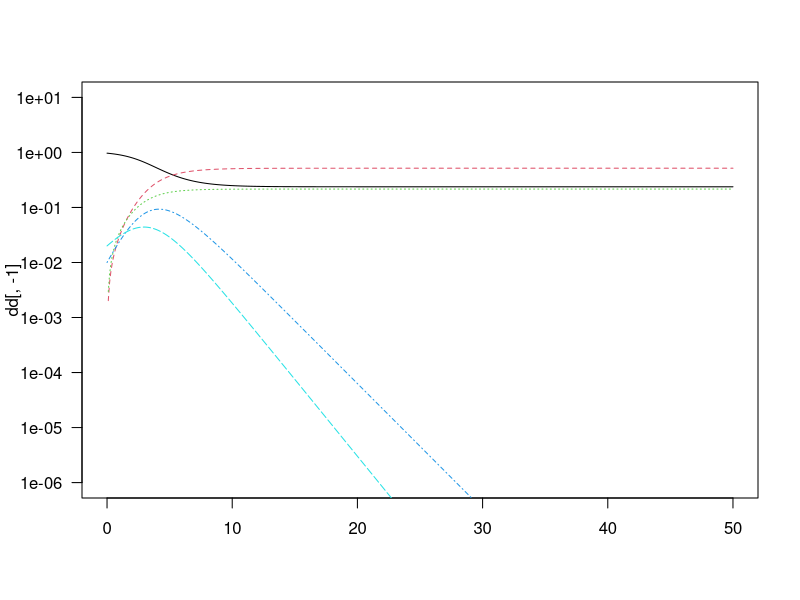

Reproduce this figure in R. (Note: this script raises an error after producing the figure.)
library(deSolve)
library(dplyr)
library(purrr)
library(future)
library(progressr)
library(furrr)
plan(multicore, workers = 8)

## FIXME: use odin, integrate on log scale, etc. ...
## this is probably good enough
sir2 <- function(t, y, parms, ...) {
  with(as.list(c(parms, y)),
       {
         incidence <- S*c(R01*I1, R02*I2)
         list(grad = c(S = -sum(incidence),
                       I1tot = incidence[1],
                       I2tot = incidence[2],
                       I1 = incidence[1] - I1,
                       I2 = incidence[2] - I2))
       })
}

intfun <- function(allparms, last_only = TRUE) {
  with(as.list(allparms), {
    res <- ode(y = c(S = 1 - I10 - I20,
                     I1tot = 0,
                     I2tot = 0,
                     I1 = I10,
                     I2 = I20),
               parms = c(R01 = R01, R02 = R02),
               times = seq(0, 50, by = 0.1),
               func = sir2)
    if (last_only) return(res[nrow(res),])
    res
  })
}

dd <- intfun(list(R01 = 2, R02 = 1.5, I10 = 0.01, I20 = 0.02), last_only = FALSE)
par(las = 1)
matplot(dd[,1], dd[,-1], type = "l", log = "y", xlab = "", ylim = c(1e-6, 10))

parvals <- expand.grid(R01 = seq(1.1, 3, by = 0.1),
                       R02 = seq(1.1, 3, by = 0.1),
                       I10 = 10^seq(-3, -1, by = 0.25),
                       I20 = 10^seq(-3, -1, by = 0.25)) |>
  filter(R01 > R02)

## 1.25 seconds for 100 rows
system.time(
  apply(parvals[1:100,], 1, intfun)
)

## 3.2 minutes?
(nrow(parvals)/100*1.25)/60

nn <- nrow(parvals)
res <- with_progress({
  p <- progressor(steps = nn)
  future_map(seq(nn),
             function(i) {
               p()
               intfun(parvals[i,])
             })
}) |>
  do.call(what = "rbind")


res2 <- cbind(parvals, res)
saveRDS(res2, file = "outputs_2strain/finalsize.rds")
## now compare with Yuyang's approximations ((R01+R02)/2 final size, ??)
